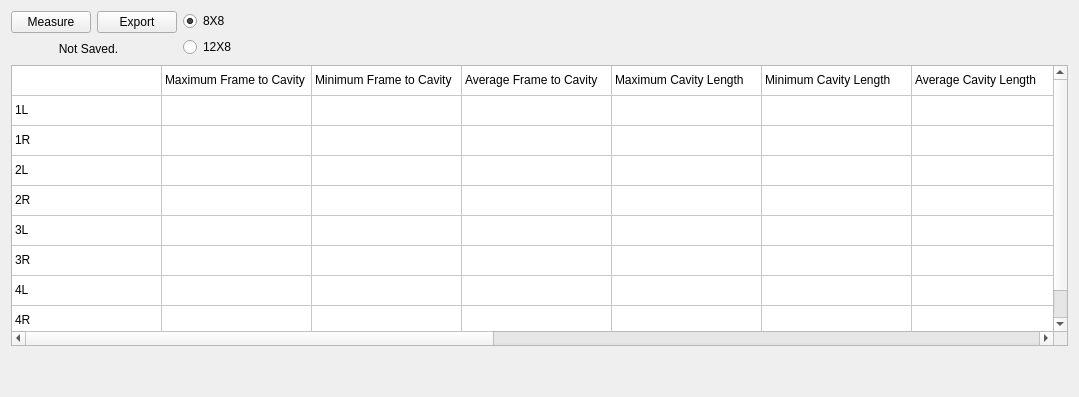
      <widget class="QWidget" name="tab">
       <attribute name="title">
        <string>Orifice</string>
       </attribute>
       <layout class="QGridLayout" name="gridLayout_10">
        <item row="0" column="2">
         <spacer name="horizontalSpacer_7">
          <property name="orientation">
           <enum>Qt::Horizontal</enum>
          </property>
          <property name="sizeHint" stdset="0">
           <size>
            <width>824</width>
            <height>20</height>
           </size>
          </property>
         </spacer>
        </item>
        <item row="2" column="0" colspan="3">
         <widget class="QTableWidget" name="tableWidget_3">
          <property name="sizePolicy">
           <sizepolicy hsizetype="Fixed" vsizetype="Fixed">
            <horstretch>0</horstretch>
            <verstretch>0</verstretch>
           </sizepolicy>
          </property>
          <property name="minimumSize">
           <size>
            <width>1057</width>
            <height>281</height>
           </size>
          </property>
          <property name="columnCount">
           <number>13</number>
          </property>
          <attribute name="horizontalHeaderVisible">
           <bool>false</bool>
          </attribute>
          <attribute name="horizontalHeaderMinimumSectionSize">
           <number>80</number>
          </attribute>
          <attribute name="horizontalHeaderDefaultSectionSize">
           <number>150</number>
          </attribute>
          <attribute name="verticalHeaderVisible">
           <bool>false</bool>
          </attribute>
          <row>
           <property name="text">
            <string>New Row</string>
           </property>
          </row>
          <row>
           <property name="text">
            <string>New Row</string>
           </property>
          </row>
          <row>
           <property name="text">
            <string>New Row</string>
           </property>
          </row>
          <row>
           <property name="text">
            <string>New Row</string>
           </property>
          </row>
          <row>
           <property name="text">
            <string>New Row</string>
           </property>
          </row>
          <row>
           <property name="text">
            <string>New Row</string>
           </property>
          </row>
          <row>
           <property name="text">
            <string>New Row</string>
           </property>
          </row>
          <row>
           <property name="text">
            <string>New Row</string>
           </property>
          </row>
          <row>
           <property name="text">
            <string>New Row</string>
           </property>
          </row>
          <column>
           <property name="text">
            <string>New Column</string>
           </property>
          </column>
          <column>
           <property name="text">
            <string>New Column</string>
           </property>
          </column>
          <column>
           <property name="text">
            <string>New Column</string>
           </property>
          </column>
          <column>
           <property name="text">
            <string>New Column</string>
           </property>
          </column>
          <column/>
          <column/>
          <column/>
          <column/>
          <column/>
          <column/>
          <column/>
          <column/>
          <column/>
          <item row="0" column="0">
           <property name="text">
            <string/>
           </property>
          </item>
          <item row="0" column="1">
           <property name="text">
            <string>Maximum Frame to Cavity</string>
           </property>
          </item>
          <item row="0" column="2">
           <property name="text">
            <string>Minimum Frame to Cavity</string>
           </property>
          </item>
          <item row="0" column="3">
           <property name="text">
            <string>Average Frame to Cavity</string>
           </property>
          </item>
          <item row="0" column="4">
           <property name="text">
            <string>Maximum Cavity Length</string>
           </property>
          </item>
          <item row="0" column="5">
           <property name="text">
            <string>Minimum Cavity Length</string>
           </property>
          </item>
          <item row="0" column="6">
           <property name="text">
            <string>Average Cavity Length</string>
           </property>
          </item>
          <item row="0" column="7">
           <property name="text">
            <string>Maximum Cavity Height</string>
           </property>
          </item>
          <item row="0" column="8">
           <property name="text">
            <string>Minimum Cavity Height</string>
           </property>
          </item>
          <item row="0" column="9">
           <property name="text">
            <string>Average Cavity Height</string>
           </property>
          </item>
          <item row="0" column="10">
           <property name="text">
            <string>Maximum Anchor</string>
           </property>
          </item>
          <item row="0" column="11">
           <property name="text">
            <string>Minimum Anchor</string>
           </property>
          </item>
          <item row="0" column="12">
           <property name="text">
            <string>Average Anchor</string>
           </property>
          </item>
          <item row="1" column="0">
           <property name="text">
            <string>1L</string>
           </property>
          </item>
          <item row="2" column="0">
           <property name="text">
            <string>1R</string>
           </property>
          </item>
          <item row="3" column="0">
           <property name="text">
            <string>2L</string>
           </property>
          </item>
          <item row="3" column="1">
           <property name="text">
            <string/>
           </property>
          </item>
          <item row="4" column="0">
           <property name="text">
            <string>2R</string>
           </property>
          </item>
          <item row="5" column="0">
           <property name="text">
            <string>3L</string>
           </property>
          </item>
          <item row="6" column="0">
           <property name="text">
            <string>3R</string>
           </property>
          </item>
          <item row="7" column="0">
           <property name="text">
            <string>4L</string>
           </property>
          </item>
          <item row="8" column="0">
           <property name="text">
            <string>4R</string>
           </property>
          </item>
         </widget>
        </item>
        <item row="0" column="1">
         <layout class="QGridLayout" name="gridLayout_8">
          <item row="0" column="0">
           <widget class="QRadioButton" name="eightbyeight_3">
            <property name="minimumSize">
             <size>
              <width>0</width>
              <height>20</height>
             </size>
            </property>
            <property name="text">
             <string>8X8</string>
            </property>
            <property name="checked">
             <bool>true</bool>
            </property>
           </widget>
          </item>
          <item row="1" column="0">
           <widget class="QRadioButton" name="twelvebyeight_3">
            <property name="minimumSize">
             <size>
              <width>0</width>
              <height>20</height>
             </size>
            </property>
            <property name="text">
             <string>12X8</string>
            </property>
           </widget>
          </item>
         </layout>
        </item>
        <item row="0" column="0">
         <layout class="QGridLayout" name="gridLayout_9">
          <item row="0" column="0">
           <widget class="QPushButton" name="measure_3">
            <property name="sizePolicy">
             <sizepolicy hsizetype="Fixed" vsizetype="Fixed">
              <horstretch>0</horstretch>
              <verstretch>0</verstretch>
             </sizepolicy>
            </property>
            <property name="text">
             <string>Measure</string>
            </property>
           </widget>
          </item>
          <item row="1" column="0" colspan="2">
           <widget class="QLabel" name="state_3">
            <property name="sizePolicy">
             <sizepolicy hsizetype="Fixed" vsizetype="Fixed">
              <horstretch>0</horstretch>
              <verstretch>0</verstretch>
             </sizepolicy>
            </property>
            <property name="minimumSize">
             <size>
              <width>155</width>
              <height>20</height>
             </size>
            </property>
            <property name="text">
             <string>&lt;html&gt;&lt;head/&gt;&lt;body&gt;&lt;p align=&quot;center&quot;&gt;Not Saved.&lt;/p&gt;&lt;/body&gt;&lt;/html&gt;</string>
            </property>
           </widget>
          </item>
          <item row="0" column="1">
           <widget class="QPushButton" name="export_3">
            <property name="sizePolicy">
             <sizepolicy hsizetype="Fixed" vsizetype="Fixed">
              <horstretch>0</horstretch>
              <verstretch>0</verstretch>
             </sizepolicy>
            </property>
            <property name="text">
             <string>Export</string>
            </property>
           </widget>
          </item>
         </layout>
        </item>
        <item row="3" column="0">
         <spacer name="verticalSpacer_3">
          <property name="orientation">
           <enum>Qt::Vertical</enum>
          </property>
          <property name="sizeHint" stdset="0">
           <size>
            <width>20</width>
            <height>40</height>
           </size>
          </property>
         </spacer>
        </item>
       </layout>
      </widget>
